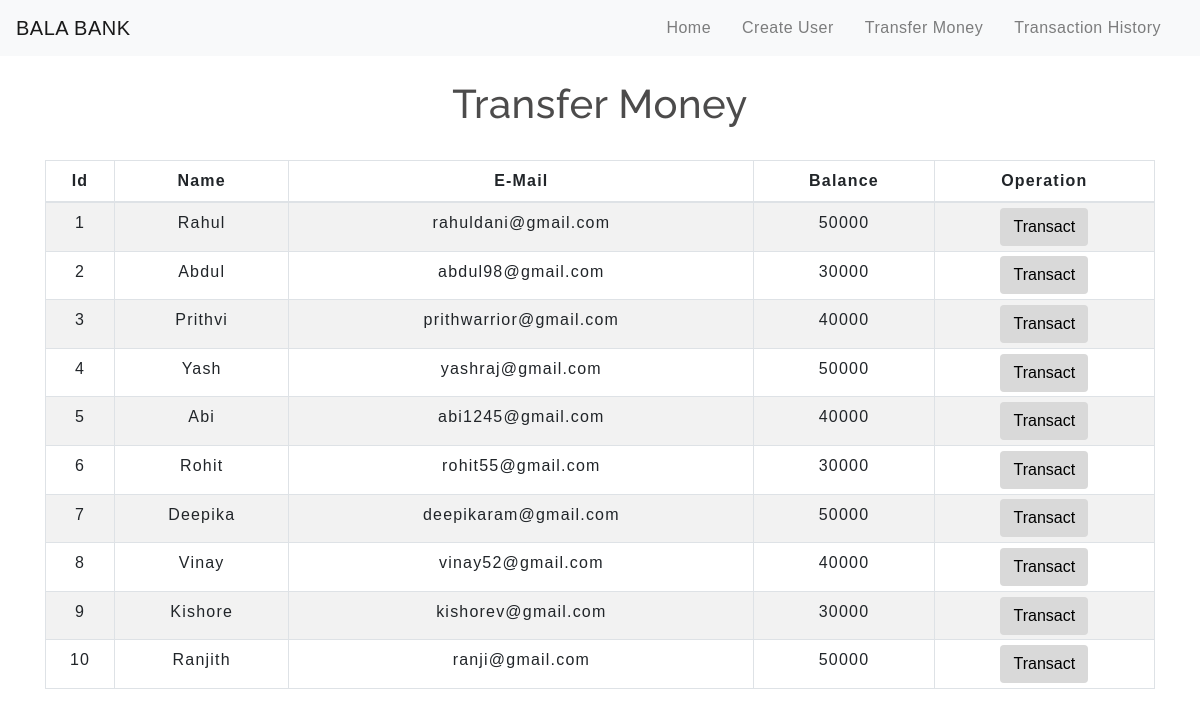
The app's page /transfermoney.php with its own data.
### tables this page shows
CREATE TABLE `users` (
  `id` int(3) NOT NULL,
  `name` text NOT NULL,
  `email` varchar(30) NOT NULL,
  `balance` int(8) NOT NULL
);

### transfermoney.php (the view, shortened to what this page needs)
<!DOCTYPE html>
<html lang="en">
<head>
    <link rel="stylesheet" href="https://maxcdn.bootstrapcdn.com/bootstrap/4.0.0/css/bootstrap.min.css">
    <link rel="stylesheet" type="text/css" href="css/table.css">
    <link rel="stylesheet" type="text/css" href="css/navbar.css">
</head>
<body>
<?php
    include 'config.php';
    $sql = "SELECT * FROM users";
    $result = mysqli_query($conn,$sql);
?>
<?php
  include 'navbar.php';
?>
<div class="container">
        <h2 class="text-center pt-4">Transfer Money</h2>
        <br>
            <div class="row">
                <div class="col">
                    <div class="table-responsive-sm">
                    <table class="table table-hover table-sm table-striped table-condensed table-bordered">
                        <thead>
                            <tr>
                            <th scope="col" class="text-center py-2">Id</th>
                            <th scope="col" class="text-center py-2">Name</th>
                            <th scope="col" class="text-center py-2">E-Mail</th>
                            <th scope="col" class="text-center py-2">Balance</th>
                            <th scope="col" class="text-center py-2">Operation</th>
                            </tr>
                        </thead>
                        <tbody>
                <?php
                    while($rows=mysqli_fetch_assoc($result)){
                ?>
                    <tr>
                        <td class="py-2"><?php echo $rows['id'] ?></td>
                        <td class="py-2"><?php echo $rows['name']?></td>
                        <td class="py-2"><?php echo $rows['email']?></td>
                        <td class="py-2"><?php echo $rows['balance']?></td>
                        <td><a href="selecteduserdetail.php?id= <?php echo $rows['id'] ;?>"> <button type="button" class="btn">Transact</button></a></td>
                    </tr>
                <?php
                    }
                ?>
                        </tbody>
                    </table>
                    </div>
                </div>
            </div>
         </div>
</body>
</html>

### navbar.php (shortened to what this page needs)
<nav class="navbar navbar-expand-md navbar-light bg-light">
<a class="navbar-brand" href="index.php">BALA BANK</a>
<div class="collapse navbar-collapse" id="collapsibleNavbar">
      <ul class="navbar-nav ml-auto">
        <li class="nav-item">
          <a class="nav-link" href="index.php">Home</a>
        </li>
        <li class="nav-item">
          <a class="nav-link" href="createuser.php">Create User</a>
        </li>
        <li class="nav-item">
          <a class="nav-link" href="transfermoney.php">Transfer Money</a>
        </li>
        <li class="nav-item">
          <a class="nav-link" href="transactionhistory.php">Transaction History</a>
        </li>
    </div>
 </nav>

### css/table.css (style rules this page uses)
* { padding: 0; margin: 0; box-sizing: border-box; font-family: sans-serif; }
h2 { font-size: 40px; }
table { letter-spacing: 1.2px; }
td { text-align: center; }
button { border:none; background: #d9d9d9; transition: 1s; }

### css/navbar.css (style rules this page uses)
.nav-link { margin-right: 15px; color:#2F363F; letter-spacing: 0.5px; transition: 0.5s; }
.navbar-brand { color: #4C4B4B; letter-spacing: 0.5px; }
h2 { color: #4C4B4B; letter-spacing: 0.5px; font-family: raleway; }

### transfermoney.php (style rules this page uses)
button { transition: 1.5s; }

### records on screen
users: id "1", name "Rahul", email "rahuldani@gmail.com", balance "50000"
users: id "2", name "Abdul", email "abdul98@gmail.com", balance "30000"
users: id "3", name "Prithvi", email "prithwarrior@gmail.com", balance "40000"
users: id "4", name "Yash", email "yashraj@gmail.com", balance "50000"
users: id "5", name "Abi", email "abi1245@gmail.com", balance "40000"
users: id "6", name "Rohit", email "rohit55@gmail.com", balance "30000"
users: id "7", name "Deepika", email "deepikaram@gmail.com", balance "50000"
users: id "8", name "Vinay", email "vinay52@gmail.com", balance "40000"
users: id "9", name "Kishore", email "kishorev@gmail.com", balance "30000"
users: id "10", name "Ranjith", email "ranji@gmail.com", balance "50000"
